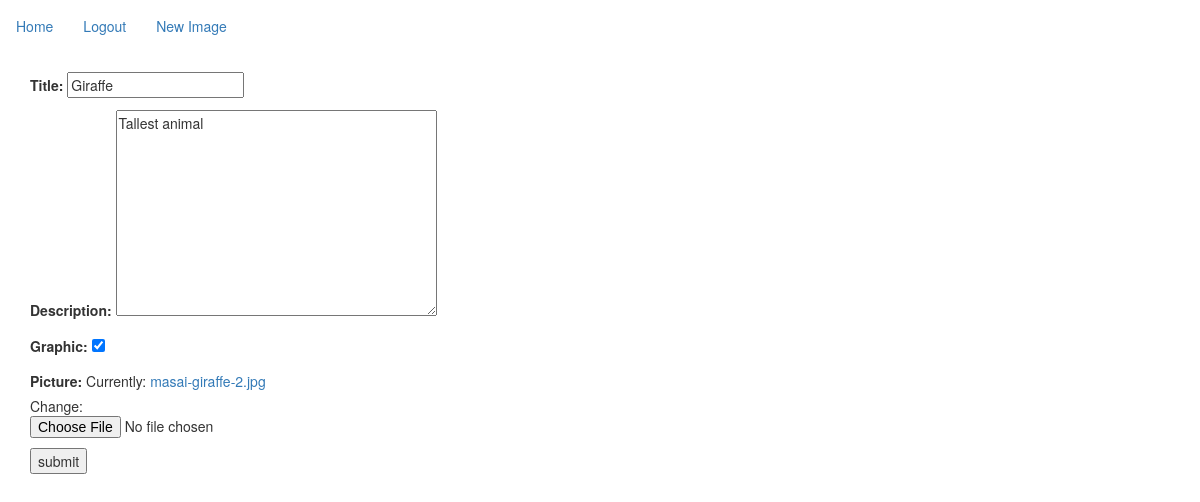
The page /image/3/update/ (signed in) on the database its author committed.
### image/models.py (models this page shows, shortened)
class Image(models.Model):
    user = models.ForeignKey('auth.User')
    title = models.CharField(max_length=40)
    description = models.TextField()
    time = models.DateTimeField(auto_now_add=True)
    picture = models.FileField()
    graphic = models.BooleanField(default=False)

### image/views.py (the view)
# urls.py: url(r'^image/(?P<pk>\d+)/update/$', ImageUpdateView.as_view(), name='image_update_view'),
class ImageUpdateView(UpdateView):
    model = Image
    success_url = "/"
    fields = ('title', 'description', 'graphic', 'picture')

### templates/image/image_form.html (shortened to what this page needs)
{% extends 'base.html' %}
{% block content %}
{% if request.user.is_authenticated %}
<form class="" action="" method="post" enctype='multipart/form-data'>
  {{ form.as_p }}
  <input type="submit" name="" value="submit">
</form>
{% else %}
<h2>Hey sign in tough guy</h2>
{% endif %}
{% endblock %}

### rows shown on the page
Image: title "Giraffe", description "Tallest animal", graphic "☑"
